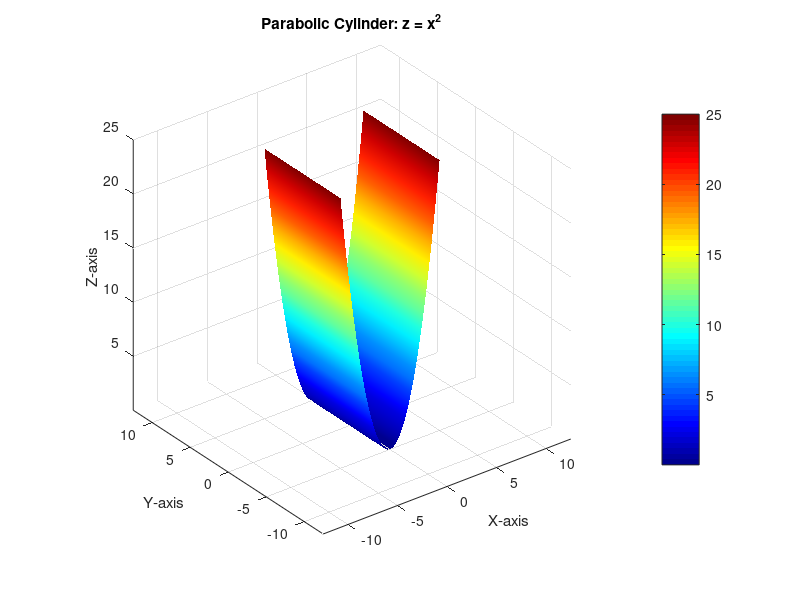

MATLAB code to generate this figure:
% MATLAB Script to Plot a 3D Cylinder Using Various Definitions
% Author: Jackson Saunders
% Date: 7/13/24

% Clear variables and close figures
clear all; close all; clc;

%% ================== Important Parameters (Edit these to define your cylinder) ==================

% Method selection (Uncomment the method you want to use)
% method = 'circular';
% method = 'elliptical';
method = 'parabolic';

% Parameters for Circular Cylinder
r = 5;                      % Radius of the circular cylinder
z_min = -10; z_max = 10;    % Range for z-axis

% Parameters for Elliptical Cylinder
a = 5;                      % Semi-major axis length
b = 3;                      % Semi-minor axis length
z_min = -10; z_max = 10;    % Range for z-axis

% Parameters for Parabolic Cylinder
x_min = -5; x_max = 5;      % Range for x-axis
y_min = -5; y_max = 5;      % Range for y-axis

% Grid size for plotting
gridSize = 50;              % Adjust the density of the grid

%% =============================== Plotting the Cylinder =========================================

switch method
    case 'circular'
        % ----- Circular Cylinder -----
        % Equation: x^2 + y^2 = r^2
        % Create a grid of theta and z
        theta = linspace(0, 2*pi, gridSize);
        z = linspace(z_min, z_max, gridSize);
        [Theta, Z] = meshgrid(theta, z);
        % Calculate X, Y
        X = r * cos(Theta);
        Y = r * sin(Theta);

        % Plotting
        surf(X, Y, Z);
        title('Circular Cylinder: x^2 + y^2 = r^2');

    case 'elliptical'
        % ----- Elliptical Cylinder -----
        % Equation: x^2/a^2 + y^2/b^2 = 1
        % Create a grid of theta and z
        theta = linspace(0, 2*pi, gridSize);
        z = linspace(z_min, z_max, gridSize);
        [Theta, Z] = meshgrid(theta, z);
        % Calculate X, Y
        X = a * cos(Theta);
        Y = b * sin(Theta);

        % Plotting
        surf(X, Y, Z);
        title('Elliptical Cylinder: x^2/a^2 + y^2/b^2 = 1');

    case 'parabolic'
        % ----- Parabolic Cylinder -----
        % Equation: z = x^2
        % Create a grid of x and y
        x = linspace(x_min, x_max, gridSize);
        y = linspace(y_min, y_max, gridSize);
        [X, Y] = meshgrid(x, y);
        % Calculate Z
        Z = X.^2;

        % Plotting
        surf(X, Y, Z);
        title('Parabolic Cylinder: z = x^2');

    otherwise
        error('Invalid method selected.');
end

% ----- Enhance Plot Appearance -----
xlabel('X-axis'); ylabel('Y-axis'); zlabel('Z-axis');
axis equal;
grid on;
shading interp;
colormap jet;
colorbar;

% ----- Adjust View -----
view(3);  % 3D view
